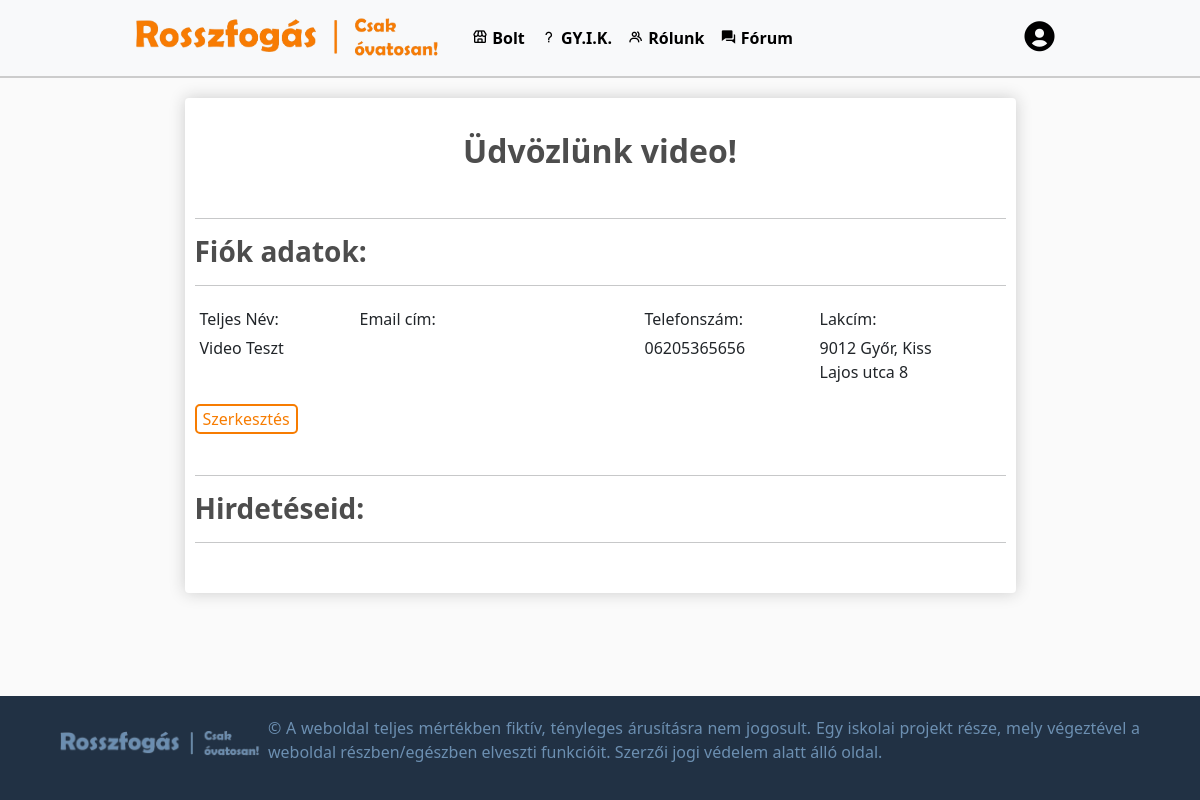
Page /fiok/ (signed in) on the committed database.
### default/models.py (models this page shows, shortened)
class Customer(models.Model):
    user = models.OneToOneField(User, on_delete=models.CASCADE, null=True, blank=True)
    name = models.CharField(max_length=200, null=True)
    email = models.CharField(max_length=200, null=True)
    Vezetéknév = models.CharField(max_length=200, null=True , default="")
    Keresztnév = models.CharField(max_length=200, null=True , default="")
    Lakcím = models.CharField(max_length=200, null=True, default="")
    Telefonszám = models.CharField(
        max_length=12,
        null=True,
        default="",
        validators=[
            RegexValidator(
                regex=r'^[\d()+-]*$',
                message='A telefonszám csak számokat, illetve + karaktert tartalmazhat',
                code='ervenytelen_szam'
            )
        ]
    )

### account/views.py (the view)
# urls.py: path('', views.profile_view, name="fiok"),
def profile_view(request):
    current_user = request.user
    customer = Customer.objects.get(user=current_user)
    products = Product.objects.filter(customer=customer)
    if request.method == 'POST':
        form = UserProfileForm(request.POST, instance=customer)
        if form.is_valid():
            form.save()
            return redirect('fiok')
    else:
        form = UserProfileForm(instance=customer)
        print(form.errors)
    return render(request, "account/fiok.html", {'customer': customer, 'products': products, 'form': form})

### account/templates/account/fiok.html (shortened to what this page needs)
{% extends "default/layout.html" %}
{% load static %}
{% block body %}
<div class="row">
        <div class="col-lg-9 mx-auto" style="margin-top: 20px;">
            <div class="box-element" id="form-wrapper">
                <div id="user-info profile-info">
                    <br>
                    <h2 style="text-align: center;"><strong>Üdvözlünk {{ customer.name }}!</strong></h2>
                    <br>
                    <hr>
                    <h3><strong>Fiók adatok:</strong></h3>
                    <hr>
                    <div class="profile-info" id="profile-info">
                        <div class="form-field-name">
                            <label>Teljes Név:</label>
                            {{ customer.Vezetéknév }} {{ customer.Keresztnév }}
                        </div>
                        <div class="form-field-email">
                            <label>Email cím:</label>
                        </div>
                        <div class="form-field-user" style="margin-left: 65px; width: 150px;">
                            <label>Telefonszám:</label>
                            {{ customer.Telefonszám }}
                        </div>
                        <div class="form-field-user" style="margin-left: 10px;">
                            <label>Lakcím:</label>
                            {{ customer.Lakcím }}
                        </div>
                        <button class="user-btn" style="margin-bottom: 25px; margin-top: 15px; float: right;" onclick="toggleEdit()">Szerkesztés</button>
                    </div>
                    <hr>
                    <h3><strong>Hirdetéseid:</strong></h3>
                    <hr>
                    <br>
                </div>
            </div>
        </div>
</div>
{% endblock %}

### default/static/default/styles.css (style rules this page uses)
body { background-color: hsl(0, 0%, 98%); margin: 0; padding-bottom: 150px; }
html { position: relative; min-height: 100%; }
h1, h2, h3, h4, h5, h6 { color: hsl(0, 0%, 30%); }
.box-element { box-shadow: hsl(0, 0%, 80%) 0 0 16px; background-color: #fff; border-radius: 4px; padding: 10px; }
.form-field-name { width: 150px; display: inline-block; padding: 5px; margin-right: 10px; }
.form-field-email { width: 170px; display: inline-block; padding: 5px; margin-right: 50px; }
.form-field-user { width: 150px; display: inline-block; padding: 5px; margin-right: 15px; }
.user-btn { background-color: #fff; color: #F77C01; border: 2px solid #F77C01; border-radius: 5px; }
.profile-info { display: flex; flex-direction: row; flex-wrap: wrap; justify-content: flex-start; align-items: stretch; }
label { display: block; margin-bottom: 5px; }

### rows in the picture
Customer: name "video", Vezetéknév "Video", Keresztnév "Teszt", Telefonszám "06205365656", Lakcím "9012 Győr, Kiss Lajos utca 8"
